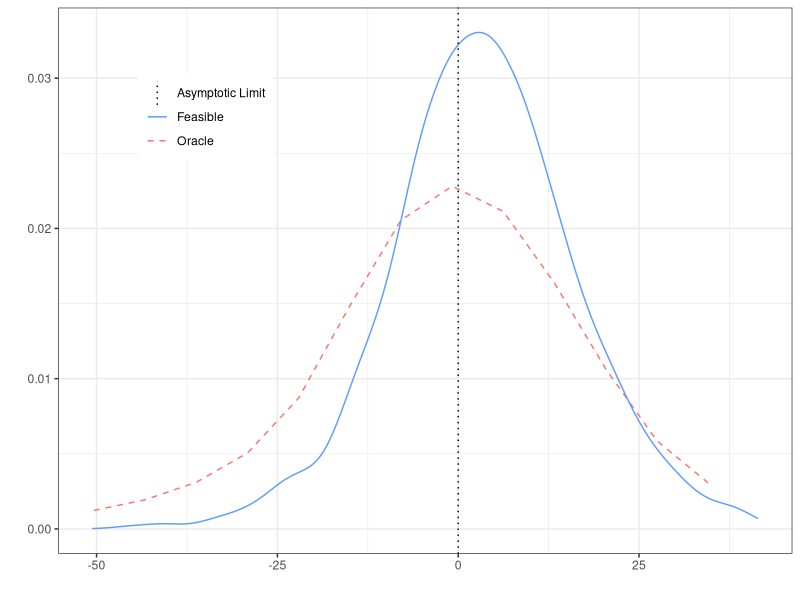
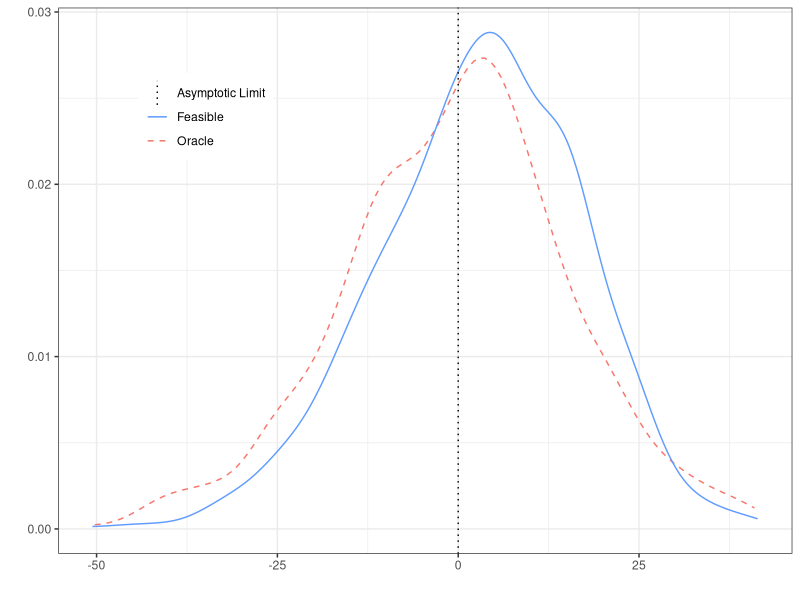
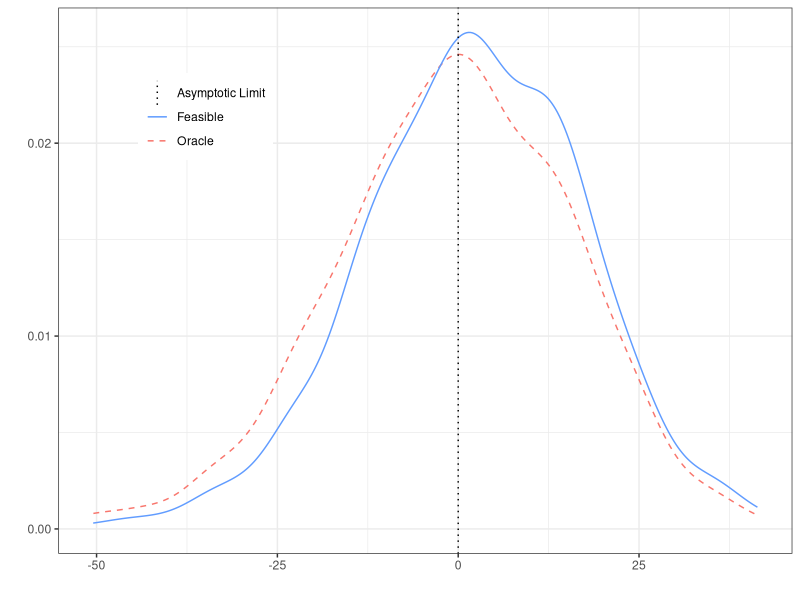
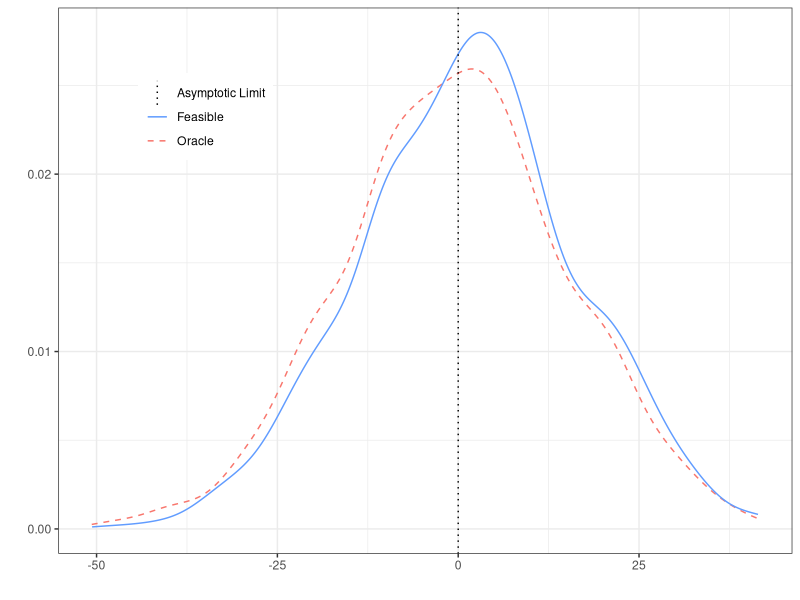

Here is the R script that generated these plots, in order:
################################# FRONT MATTER #################################

rm(list=ls())
gc()

library(dplyr)
library(ggplot2)
library(tidyr)
library(mvtnorm)
library(clusterGeneration)
library(xtable)

set.seed(1234)

# X takes K + 1 values 0:K with K even
# Defiers for all X < K / 2, compliers for all X > K / 2, no switchers for
# X = K / 2.
# Assume a fixed covariate type design: n observations for each covariate value
# with a non-zero number of switchers. 

################################### FUNCTIONS ##################################

gen_data <- function(n, sigma, pZ, K, a, d, B){
  
  # Generates (D,X,Y,Z)
  # inputs
  # n: number of observations for each X value
  # sigma: covariance matrix for the unobservables
  # pZ: probability Z = 1
  # K: x values range from 0 to K
  # a,d: first stage D = 1(a + d * Z >= V)
  # B: ATE
  
  # Unobservables
  U <- rmvnorm(n * K, mean = rep(0, 3), sigma = sigma)
  U <- data.frame(U)
  names(U) <- c("U1", "U0", "V")
  
  # X and Z
  X <- rep(c(0:(K / 2 -1), ((K / 2) + 1):K), each = n)
  Z <- rbinom(n * K, 1, pZ)
  
  # Construct D and Y
  D <- (a + d[X + 1] * Z >= U$V)
  Y <- (1 - D) * U$U0 + D *(B + U$U1)
  
  return(data.frame(D = D, X = X, Y = Y, Z = Z))
  
}

# gen_data <- function(n, sigma, p_x, pZ, K, a, d, B){
# 
#   # Generates (D,X,Y,Z)
#   # inputs
#   # n: number of observations
#   # sigma: covariance matrix for the unobservables
#   # p_x: distribution for x
#   # pZ: probability Z = 1
#   # K: x values range from 0 to K
#   # a,d: first stage D = 1(a + d * Z >= V)
#   # B: ATE
# 
#   # Unobservables
#   U <- rmvnorm(n, mean = rep(0, 3), sigma = sigma)
#   U <- data.frame(U)
#   names(U) <- c("U1", "U0", "V")
# 
#   # X and Z
#   X <- sample(0:K, size = n, replace = T, prob = p_x)
#   Z <- rbinom(n, 1, pZ)
# 
#   # Construct D and Y
#   D <- (a + d[X + 1] * Z >= U$V)
#   Y <- (1 - D) * U$U0 + D *(B + U$U1)
# 
#   return(data.frame(D = D, X = X, Y = Y, Z = Z))
# 
# }

gen_vars <- function(data, K, true_s){
  
  # adds in the demeaned Z, true sign function, and estimated sign function
  # inputs:
  # data: D, X, Y, Z, ordered by X, n draws for each X
  # K x values range from 0 to K
  # true_s value of the sign function for each X
  
  X_vals <- sort(unique(data$X))
  
  # Z_tilde = Z - E[Z|X]
  bar_Z <- rep(0, K + 1)
  for (k in X_vals){
    bar_Z[k + 1] <- mean(data$Z[data$X == k])
  }
  data$Z_tilde <- data$Z - bar_Z[data$X + 1]
  
  # Oracle sign function
  data$s_star <- true_s[data$X + 1] 
  
  # Estimated sign function
  est_s <- rep(0, K + 1)
  for (k in X_vals){
    
    temp <- dplyr::filter(data, X == k)
    n_1 <- sum(temp$Z)
    n_0 <- sum(1 - temp$Z)
    
    if (n_1 > 0 & n_0 > 0){
      est_s[k + 1] <- 
        2 * (sum(temp$Z * temp$D) / n_1 >= sum((1 - temp$Z) * temp$D) / n_0) - 1 
    }
  }
  data$s_hat <- est_s[data$X + 1]
  
  return(data)
  
}

# gen_vars <- function(data, K, true_s){
#   
#   # adds in the demeaned Z, true sign function, and estimated sign function
#   # inputs:
#   # data data frame containing D, X, Y, Z
#   # K x values range from 0 to K
#   # true_s value of the sign function for each X
#   
#   X_vals <- sort(unique(data$X))
#   
#   # Z_tilde = Z - E[Z|X]
#   bar_Z <- rep(0, K + 1)
#   for (k in X_vals){
#     bar_Z[k + 1] <- mean(data$Z[data$X == k])
#   }
#   data$Z_tilde <- data$Z - bar_Z[data$X + 1]
#   
#   # Oracle sign function
#   data$s_star <- true_s[data$X + 1] 
#   
#   # Estimated sign function
#   est_s <- rep(0, K + 1)
#   for (k in X_vals){
#     
#     temp <- dplyr::filter(data, X == k)
#     n_1 <- sum(temp$Z)
#     n_0 <- sum(1 - temp$Z)
#     
#     if (n_1 > 0 & n_0 > 0){
#       est_s[k + 1] <- 
#         2 * (sum(temp$Z * temp$D) / n_1 > sum((1 - temp$Z) * temp$D) / n_0) - 1 
#     }
#   }
#   data$s_hat <- est_s[data$X + 1]
#   
#   return(data)
#   
# }

# Given a vector containing estimates of tau, this returns summary statistics
get_stats <- function(results, B){
  
  # results is a vector of estimates of tau.
  # B is the ATE, which equals the asymptotic estimand. 
  
  # statistics returned are: mean, sd, MSE, median, 0.25 and 0.75 quantiles
  results <- results[!is.infinite(results)]
  stats <- rep(0, 6)
  stats[1] <- mean(results, na.rm = TRUE)
  stats[2] <- sd(results, na.rm = TRUE)
  stats[3] <- (stats[1] - B) ^ 2 + stats[2] ^ 2
  stats[4:6] <- quantile(results, c(0.5, 0.25, 0.75), na.rm = TRUE)
  return(stats)
  
}

make_plot <- function(tau_oracle, tau_feasible, x_lims, B){
  
  oracle_dens <- density(tau_oracle)
  oracle_data <- data.frame(x = oracle_dens$x, y = oracle_dens$y)
  
  feasible_dens <- density(tau_feasible)
  feasible_data <- data.frame(x = feasible_dens$x, y = feasible_dens$y)
  
  ggplot() +
    geom_line(aes(x = x, y = y, col = "Oracle"), 
              data = oracle_data, 
              linetype = "dashed") +
    geom_line(aes(x = x, y = y, col = "Feasible"), 
              data = feasible_data) +
    geom_vline(aes(xintercept = B, col = "Asymptotic Limit"), 
               linetype = "dotted") + 
    theme_bw() +
    theme(legend.title = element_blank()) +
    scale_color_manual(values = c("Oracle" = "#F8766D",
                                  "Feasible" = "#619CFF",
                                  "Asymptotic Limit" = "black")) + 
    xlim(x_lims[1], x_lims[2]) +  
    labs(x = "", y = "") + 
    theme(legend.position = c(0.2, 0.8))
  
}

################################## PARAMETERS ##################################

# Number of X values (is K)
K <- 8

# Switcher shares at each value of X are evenly spaced between -delta and delta
delta <- 0.2
w <- delta * (2 * (0:K) / K - 1)

# First stage 1(a + dZ >= V)
a <- 0
d <- qnorm(pnorm(a) + w) - a 

# ATE (also equals the asymptotic limit of the estimand)
B <- 0 

# True value of the sign function for each value of X
true_s <- 2 * (w >= 0) - 1

################################# DISTRIBUTIONS ################################

# Randomly generate a covariance matrix for the unobservables
A <- matrix(runif(9, -1, 1), 3, 3)
sigma <- A %*% t(A)
# Scale to be a correlation matrix
for (k in 1:3){
  
  sd_k <- sqrt(sigma[k, k])
  sigma[, k] <- sigma[, k] / sd_k
  sigma[k, ] <- sigma[k, ] / sd_k
  
}
rho_V1 <- sigma[3, 1]
rho_V0 <- sigma[3, 2]

# # Distribution for X
# p_x <- vector(mode = "list", length = 2)
# p_x[[1]] <- c(1 / 2, 0, 1 / 2)
# p_x[[2]] <- rep(1 / 3, 3)

# Probability that Z = 1
pZ <- 1 / 2

################################# GENERATE DATA ################################

n <- c(50, 100, 200, 400) # number of observations for each X
runs <- 1000 # number of draws for each sample size

tau_oracle <- matrix(0, length(n), runs)
tau_feasible <- matrix(0, length(n), runs)

for (i in 1:length(n)){
  for (j in 1:runs){
    
    data <- gen_data(n = n[i],
                     sigma = sigma,
                     pZ = pZ,
                     K = K,
                     a = a,
                     d = d,
                     B = B)
    data <- gen_vars(data = data,
                     K = K,
                     true_s = true_s)
    
    tau_oracle[i, j] <- sum(data$Y * data$s_star * data$Z_tilde) / 
      sum(data$D * data$s_star * data$Z_tilde)
    tau_feasible[i, j] <- sum(data$Y * data$s_hat * data$Z_tilde) / 
      sum(data$D * data$s_hat * data$Z_tilde)
    
    
  }
}

############################## SUMMARY STATISTICS ##############################

# Returns the mean, variance, MSE, median, 0.25 and 0.75 quartiles of the 
# sampling distribution of the oracle and feasible estimators. 

feasible_sum_stats <- matrix(0, length(n), 6)
oracle_sum_stats <- matrix(0, length(n), 6)

for (i in 1:length(n)){
  
  feasible_sum_stats[i, ] <- get_stats(results = tau_feasible[i, ], B = B)
  oracle_sum_stats[i, ] <- get_stats(results = tau_oracle[i, ], B = B)
  
}

rownames(feasible_sum_stats) <- n
rownames(oracle_sum_stats) <- n

xtable(feasible_sum_stats, digits = 3)
xtable(oracle_sum_stats, digits = 3)

######################## PLOT OF SAMPLING DISTRIBUTIONS ########################

# Prepare data for plotting

# convert to sqrt(n) * (tau - tau^*)
tau_oracle <- tau_oracle - B
tau_feasible <- tau_feasible - B
for (i in 1:nrow(tau_oracle)){
  
  tau_oracle[i, ] <- sqrt(K * n[i]) * tau_oracle[i, ]
  tau_feasible[i, ] <- sqrt(K * n[i]) * tau_feasible[i, ]
  
}

x_lims <- rep(0, 2)
x_lims[1] <- quantile(c(tau_feasible, tau_oracle), 0.005, na.rm = TRUE)
x_lims[2] <- quantile(c(tau_feasible, tau_oracle), 0.995, na.rm = TRUE)

make_plot(tau_oracle = tau_oracle[1, ],
          tau_feasible = tau_feasible[1, ],
          x_lims = x_lims,
          B = B)
make_plot(tau_oracle = tau_oracle[2, ],
          tau_feasible = tau_feasible[2, ],
          x_lims = x_lims,
          B = B)
make_plot(tau_oracle = tau_oracle[3, ],
          tau_feasible = tau_feasible[3, ],
          x_lims = x_lims,
          B = B)
make_plot(tau_oracle = tau_oracle[4, ],
          tau_feasible = tau_feasible[4, ],
          x_lims = x_lims,
          B = B)
